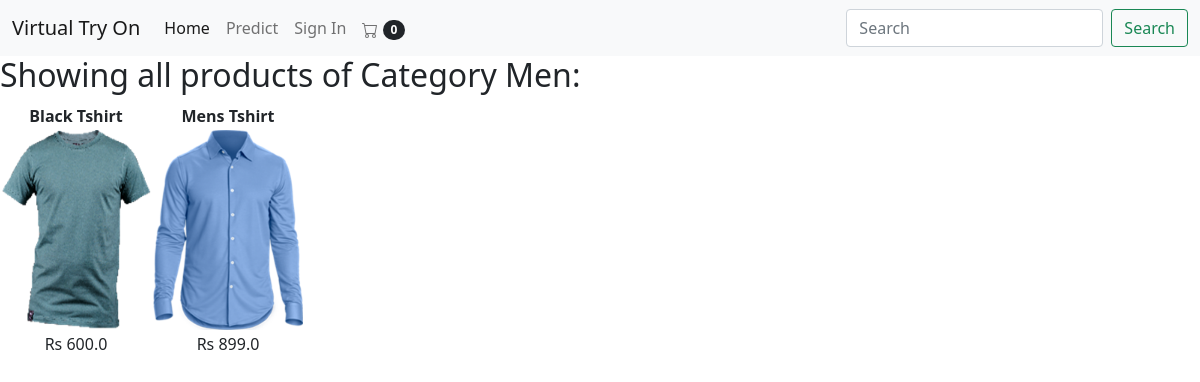
Screenshot of /displayCategory?categoryId=1 with the database file from the repository.
### tables this page shows
CREATE TABLE categories (categoryId INTEGER PRIMARY KEY, name TEXT);

CREATE TABLE products (productId INTEGER PRIMARY KEY, name TEXT, price REAL, description TEXT, image TEXT, stock INTEGER, categoryId INTEGER, FOREIGN KEY (categoryId) REFERENCES categories (categoryId));

### main.py (the view)
@app.route("/displayCategory")
def displayCategory():
        loggedIn, firstName, noOfItems = getLoginDetails()
        categoryId = request.args.get("categoryId")
        with sqlite3.connect('database.db') as conn:
            cur = conn.cursor()
            cur.execute("SELECT products.productId, products.name, products.price, products.image, categories.name FROM products, categories WHERE products.categoryId = categories.categoryId AND categories.categoryId = " + categoryId)
            data = cur.fetchall()
        conn.close()
        categoryName = data[0][4]
        data = parse(data)
        return render_template('displayCategory.html', data=data, loggedIn=loggedIn, firstName=firstName, noOfItems=noOfItems, categoryName=categoryName)

### main.py (called while the page is built)
def getLoginDetails():
    with sqlite3.connect('database.db') as conn:
        cur = conn.cursor()
        if 'email' not in session:
            loggedIn = False
            firstName = ''
            noOfItems = 0
        else:
            loggedIn = True
            cur.execute("SELECT userId, firstName FROM users WHERE email = '" + session['email'] + "'")
            userId, firstName = cur.fetchone()
            cur.execute("SELECT count(productId) FROM kart WHERE userId = " + str(userId))
            noOfItems = cur.fetchone()[0]
    conn.close()
    return (loggedIn, firstName, noOfItems)

def parse(data):
    ans = []
    i = 0
    while i < len(data):
        curr = []
        for j in range(7):
            if i >= len(data):
                break
            curr.append(data[i])
            i += 1
        ans.append(curr)
    return ans

### templates/displayCategory.html (shortened to what this page needs)
<!DOCTYPE HTML>
<html>
<head>
<link rel="stylesheet" href={{ url_for('static', filename='css/home.css') }} />
<link rel="stylesheet" href={{ url_for('static', filename='css/topStyle.css') }} />
<link href="https://cdn.jsdelivr.net/npm/bootstrap@5.0.1/dist/css/bootstrap.min.css" rel="stylesheet"
>
</head>
<body>
	<nav class="navbar navbar-expand-lg navbar-light bg-light">
		<div class="container-fluid">
			<a class="navbar-brand" href="#">Virtual Try On</a>
			<div class="collapse navbar-collapse" id="navbarSupportedContent">
				<ul class="navbar-nav me-auto mb-2 mb-lg-0">
					<li class="nav-item">
						<a class="nav-link active" aria-current="page" href="#">Home</a>
					</li>
				<li class="nav-item">
					<a class="nav-link " href="#" data-bs-toggle="modal" data-bs-target="#myModal">Predict</a>
				</li>
					{% if not loggedIn %}
					<li class="nav-item">
							<a class="nav-link" href="/loginForm">Sign In</a>
					</li>
					{% endif %}
					<li class="nav-item">
						<a class="nav-link " href="/cart">
							  <span class="badge rounded-pill bg-dark">{{noOfItems}}</span>
					</a>
				</ul>
				<form class="d-flex">
					<input class="form-control me-2" type="search" placeholder="Search" aria-label="Search">
					<button class="btn btn-outline-success" type="submit">Search</button>
				</form>
			</div>
		</div>
	</nav>
<div>
	<h2>Showing all products of Category {{categoryName}}:</h2>
	{% for itemData in data %}
	<table>
		<tr id="productName">
			{% for row in itemData %}
			<td>
				{{row[1]}}
			</td>
			{% endfor %}
		</tr>
		<tr id="productImage">
			{% for row in itemData %}
			<td>
				<a href="/productDescription?productId={{row[0]}}">
					<img src={{ url_for('static', filename='uploads/' + row[3]) }} id="itemImage" />
				</a>
			</td>
			{% endfor %}
		</tr>
		<tr id="productPrice">
			{% for row in itemData %}
			<td>
				Rs {{row[2]}}
			</td>
			{% endfor %}
		</tr>
	</table>
	{% endfor %}
</div>
</body>
</html>

### static/css/home.css (style rules this page uses)
#itemImage { height: 200px; width: 150px; }
table { border-spacing: 20px; }
#productName { text-align: center; font-weight: bold; }
#productPrice { text-align: center; }

### rows the page displays
categories: name "Men"
products: name "Black Tshirt", image (picture), price "600.0"
products: name "Mens Tshirt", image (picture), price "899.0"

### other values shown
{{ noOfItems }} "0"
